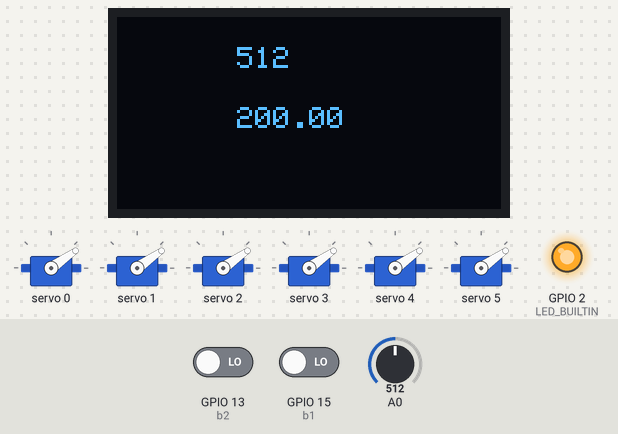
A sketch run on a simulated ESP8266 (NodeMCU). On the bench: 128×64 one-colour display, 6 × servo, output pins drawn as LEDs (lit = HIGH, except the on-board LED, lit = LOW). The test bench sets the inputs (shaded band); at power-on: A0 = 512, GPIO 13 (b2) LOW, GPIO 15 (b1) LOW. WiFi joins after 1.5 s; servers stay silent unless stated; no radio packets arrive unless stated; what the sketch prints to the serial monitor is not drawn.

Above: at 2.2 s.
2.3 s: A0 set to 527
At 3.6 s:
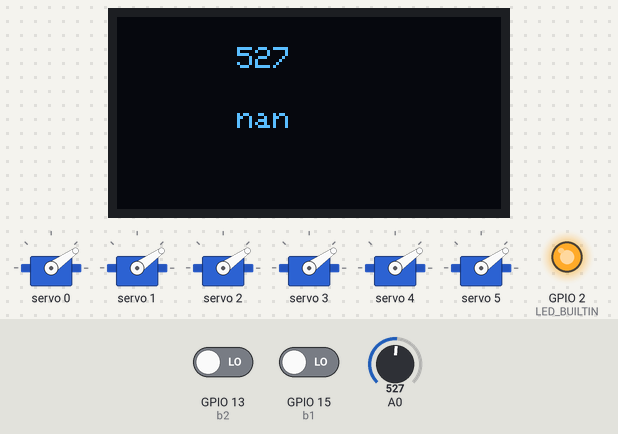
3.9 s: GPIO 13 (b2) driven HIGH
At 4.9 s:
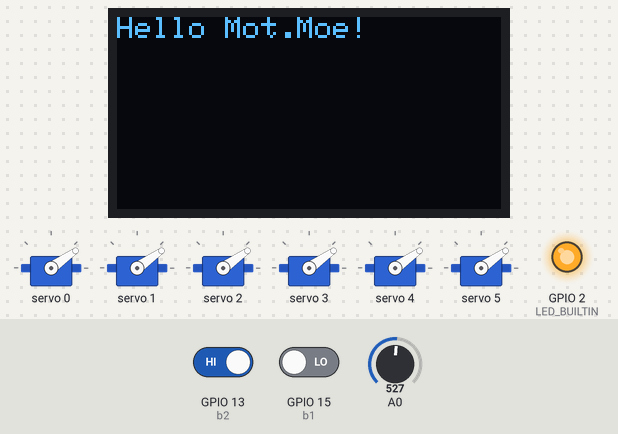
5.5 s: A0 set to 511
At 6.6 s:
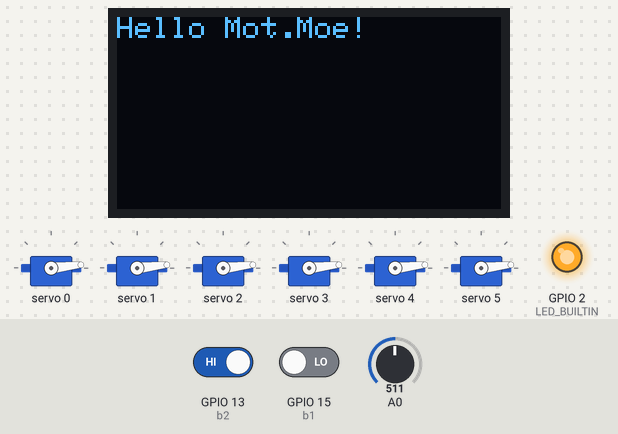
7.0 s: A0 set to 610
At 7.9 s:
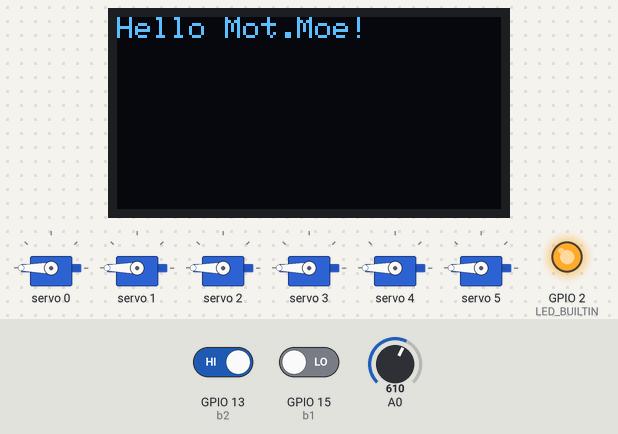
8.5 s: A0 set to 590
At 9.2 s:
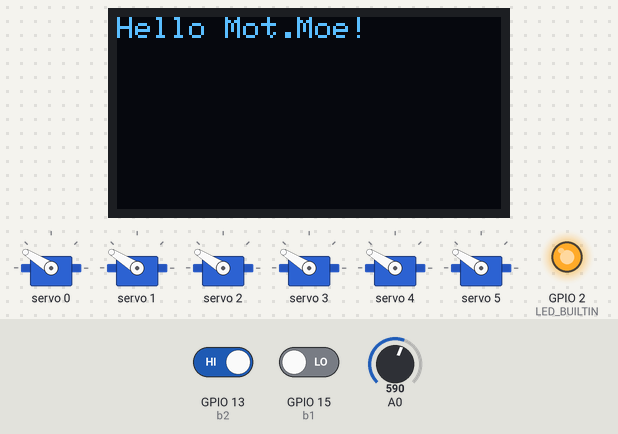
Timing chart, 0 to 11.5 s (numbered marks = the images above; inputs shaded):
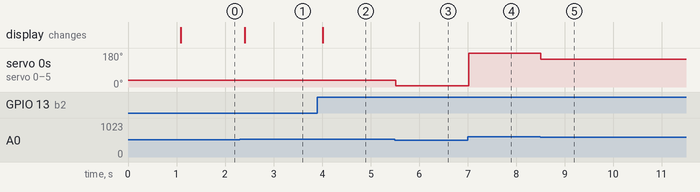

The sketch:

servo_pot_lcd_wifi_rx.ino
```cpp
/*********

#include <Wire.h> // I2C serial b
 momo reboot
*********/
#include <Adafruit_SSD1306.h> // OLED Screen
#include <ESP8266WiFi.h> // WiFi
#include <ESP8266WebServer.h> // WiFi web server
#include <ArduinoJson.h> // JSON Parsing
#include <RH_ASK.h> // RX
#include <Adafruit_PWMServoDriver.h> // Servos


// SERVOS
// 4.8v: 0.12s/60deg
#define SERVOMIN 150
#define SERVOMAX 600
Adafruit_PWMServoDriver myServo = Adafruit_PWMServoDriver();
uint8_t servonum = 0;
uint8_t numberOfServos = 6;
int servoPos = 222;


// SCREEN
#define SCREEN_WIDTH 128
#define SCREEN_HEIGHT 64
#define SCREEN_ADDRESS 0x3C
Adafruit_SSD1306 display(SCREEN_WIDTH, SCREEN_HEIGHT, &Wire, -1);
int screenPage = 0;


// WIFI
const char* ssid     = "Dark Throw";
const char* password = "hellomotmoe";
ESP8266WebServer server(80);


// RX
RH_ASK rx(2000,14,12,0);


// POT
struct Pot {
  int min;
  int max;
  int prev;
  int actual;
  float norm;
};
struct Pot p1 = {1024, 0, 0, 100, 100.0};


// BUTTONS
const int b1 = 15;
const int b2 = 13;


// TIMING
unsigned long timer = 0;


/*********
 SETUP
*********/
void setup() {
  // SERIAL MONITOR
  Serial.begin(115200);
  Serial.println(" ");
  Serial.print("begin");


  // BUTTONS
  pinMode(b1, INPUT);
  pinMode(b2, INPUT);


  // I2C
//  Wire.begin();


  // WIFI
  WiFi.begin(ssid, password);
  Serial.print("connecting");
  Serial.print(millis());
  for(int i=0;i<300;i++){

  }
  Serial.print(millis());
//  while(WiFi.status() != WL_CONNECTED){
//    delay(500);
//    Serial.print(".");
//  }
  Serial.print(" ");
  Serial.print("IP: ");
  Serial.println(WiFi.localIP());
  server.on("/", h_index);
  server.on("/boop", h_boop);
  server.begin();
  Serial.println("listening");


  // SERVOS
  myServo.begin();
  myServo.setPWMFreq(60);


  // SCREEN
  display.setRotation(2); // 180deg flip
  display.begin(SSD1306_SWITCHCAPVCC, SCREEN_ADDRESS);
  display.clearDisplay();
  display.setTextSize(1);
  display.setTextColor(WHITE);
  display.setCursor(0, 56);
  display.println("Hello Mot.Moe!");
  display.display();


  // RX
  rx.init();


  // KNOB
  pinMode(A0, INPUT);
  pinMode(LED_BUILTIN, OUTPUT);
  p1.prev = analogRead(A0);
  p1.actual = analogRead(A0);
  p1.norm = 200;


  Serial.println("Setup complete!");
  delay(1000);
}


/*********
 MAIN
*********/
void loop() {

  // WIFI
  server.handleClient();


  // RX
  int dat[3]={0}; // 0-pot 1-b1 2-b2
  uint8_t buflen = sizeof(dat);
  if (rx.recv((uint8_t*)dat, &buflen))
  {
    for (int i=0; i<3; i++){
      Serial.println(dat[i]);
    }

    if (dat[0]){


     p1.actual = dat[0];//analogRead(A0);
    }

    //    if (dat[1] == 1 || dat[2] == 1) {
    //      digitalWrite(out, HIGH);
    //    } else {
    //      digitalWrite(out, LOW);
    //    }
  }

  p1.actual = analogRead(A0);
  if (abs(p1.actual - p1.prev) > 4){
//          p1.actual = analogRead(A0);
    if (p1.min > p1.actual)
      p1.min = p1.actual;
    if (p1.max < p1.actual)
      p1.max = p1.actual;

    p1.norm = (float) (p1.actual-p1.min) / (p1.max-p1.min);
    p1.prev = p1.actual;

    servoPos = p1.norm*(SERVOMAX - SERVOMIN) + SERVOMIN;
  }


  // BUTTONS
  if (digitalRead(b1) == HIGH){
//    Serial.println("B1!");
    screenPage = 0;
  }
  if (digitalRead(b2) == HIGH){
//    Serial.println("B2!");
    screenPage = 1;
  }


//  p1.actual = 1023 - p1.actual;
//  p1.prev = p1.actual;
////  analogWrite(LED_BUILTIN, p1.actual);


  for (int servo = 0; servo < numberOfServos; servo++){
    myServo.setPWM(servo, 0, servoPos);
  }


  // TIMING
  if((millis()-timer)>67){ // print data every Nms
    // LCD
    renderPage(screenPage);
    timer = millis();
  }
}
```

display.ino
```cpp
const int BALLS = 0;
const int COCK = 1;
const int PUSS = 2;


struct LCD {
  int page;

};

struct LCD gui = {
  {BALLS}
};


//int page = 0;
void renderPage(int page){
  display.clearDisplay();
  if (page == BALLS){
    display.setCursor(40, 10);
    display.println(p1.actual);
    display.setCursor(40, 30);
    display.println(p1.norm);
  }
  if (page == COCK){
    display.setCursor(0, 0);
    display.println("Hello Mot.Moe!");
  }
  if (gui.page == PUSS){

  }
  display.display();
}
```

wifi.ino
```cpp
void h_index(){
  server.send(200, "text/plain", "HELLO MOMO");
  Serial.println("served /");
}
void h_boop(){
  server.enableCORS(true);
  server.send(200, "application/json", "{\"a\":\"bc\"}");
  Serial.println("served /boop");

  StaticJsonDocument<200> doc;
  deserializeJson(doc, server.arg("plain"));
  JsonObject obj = doc.as<JsonObject>();
  const char* boop = doc["x"];
  Serial.println(boop);

}
```

Measured:
- the behaviour switches between 516 and 517 on A0 (found by bisection; images 0 and 1)
- after the input at 2.3 s, the display: changes after 0.11 s (image 1)
- after the input at 3.9 s, the display: changes after 0.11 s (image 2)
- after the input at 5.5 s, servo 0–5: 35° → 6° at once
- after the input at 7.0 s, servo 0–5: 6° → 180° at once
- after the input at 8.5 s, servo 0–5: 180° → 148° at once
